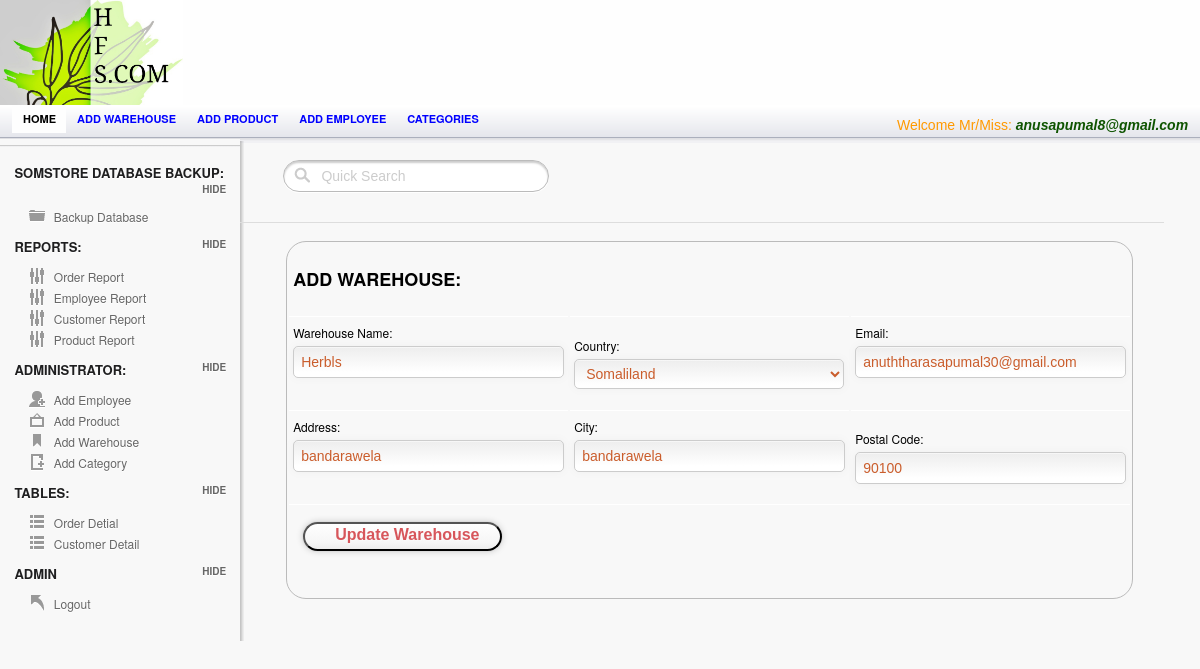
The page /Admin/wareViewUpdate.php?update=7 (signed in) on the database its author committed.
### tables this page shows
CREATE TABLE `employee` (
  `Employee_ID` int(95) NOT NULL AUTO_INCREMENT,
  `Employee_Name` varchar(25) NOT NULL,
  `Username` varchar(25) NOT NULL,
  `Password` varchar(25) NOT NULL,
  `Picture` varchar(255) NOT NULL,
  PRIMARY KEY (`Employee_ID`)
);

CREATE TABLE `warehouse` (
  `Warehouse_ID` int(255) NOT NULL AUTO_INCREMENT,
  `Country` varchar(25) NOT NULL,
  `City` varchar(25) NOT NULL,
  `Address` varchar(55) NOT NULL,
  `PostalCode` varchar(55) NOT NULL,
  `Email` varchar(35) NOT NULL,
  `Warehouse` varchar(55) NOT NULL,
  PRIMARY KEY (`Warehouse_ID`),
  UNIQUE KEY `Email` (`Email`),
  UNIQUE KEY `PostalCode` (`PostalCode`)
);

### session.php (called while the page is built, shortened)
<?php
include('config.php');
$check=$_SESSION['login_username'];
$session=mysqli_query($mysqli, "select Username from employee where Username='$check' ");
$row=mysqli_fetch_array($session);
$login_session=$row['Username'];
?>

### Admin/wareViewUpdate.php (the view, shortened to what this page needs)
<?php
include("../session.php");
include("../config.php");
 ?>
<!doctype html>
<html lang="en">
<head>
	<link rel="stylesheet" href="css/layout.css" type="text/css" media="screen" />
</head>
<body>
<div id="container">
	   <div id="header">
		<div id="logo-banner">
				<div id="logo">
					<a href="index.php"><img src="images/logo.png" alt="" /></a>
				</div>
				<div id="banner">
				</div>
		</div>
		</div>
	<div id="content-wrap">
	<section id="secondary_bar">
               <nav>
                <ul>
                    <li class="selected"><a href="index.php">Home</a></li>
                    <li><a href="add_warehouse.php">Add warehouse</a></li>
                    <li><a href="add_product.php">Add product</a></li>
                    <li><a href="Employee.php">Add employee</a></li>
                    <li><a href="add_category.php">Categories</a></li>
                    <li class="logout"> <span class="check"> <?php echo "Welcome Mr/Miss:   ". "<font color='##fa5400'><i><b>".$login_session."</b></i></font>" ;?> </span></li>
                </ul>
            </nav>
	</section>
<aside id="sidebar" class="column">
		<hr/>
		<h3> SomStore Database Backup:</h3>
		<ul class="toggle">
		    <li class="icn_folder"><a href="Backup.php">Backup Database</a></li>
		</ul>
		<h3>Reports:</h3>
		<ul class="toggle">
		    <li class="icn_settings"><a href="a_report.php" target="_blank">Order Report</a></li>
			<li class="icn_settings"><a href="EmployeeReport.php">Employee Report</a></li>
			<li class="icn_settings"><a href="CustomerReport.php">Customer Report</a></li>
			<li class="icn_settings"><a href="ProductReport.php"> Product Report</a></li>
		</ul>
		<h3>Administrator:</h3>
		<ul class="toggle">
		    <li class="icn_add_user"><a href="Employee.php">Add Employee</a></li>
			<li class="icn_photo"><a href="add_product.php">Add Product</a></li>
			<li class="icn_tags"><a href="add_warehouse.php">Add Warehouse</a></li>
			<li class="icn_new_article"><a href="add_category.php">Add Category</a></li>
		</ul>
        <h3>Tables:</h3>
		<ul class="toggle">
		    <li class="icn_categories"><a href="order.php">Order Detial</a></li>
     		<li class="icn_categories"><a href="customerTable.php">Customer Detail</a></li>
		</ul>
		<h3>Admin</h3>
		<ul class="toggle">
			<li class="icn_jump_back"><a href="../logout.php">Logout</a></li>
		</ul>
	</aside>
	<section id="main" class="column">
<?php
$update=$_GET['update'];
$result = mysqli_query($mysqli,"SELECT * FROM warehouse where Warehouse_ID ='$update'");
?>
<?php if($row = mysqli_fetch_array($result))
  {?>
	<div id="form_wrapper" class="form_wrapper"  >
	<form class="quick_search">
			<input type="text"  value="Quick Search" onfocus="if(!this._haschanged){this.value=''};this._haschanged=true;">
		</form>
		 <table>
					<form class="register active" id="myForm" action="wareUpdate.php"  method="POST">
					<th colspan="3"><h2>ADD WAREHOUSE:</h2> </th>
	<tr>
    <td>
		<label> Warehouse Name:</label>
		<input type="text" name="wname" id="wname"  value="<?php echo $row['Warehouse'];?>"  placeholder="Warehouse Name" required>
	</td>
   <td>
	<label>Country:</label>
		<select name="country" id="select"  value="<?php echo $row['Country'];?>"  placeholder="Select Country" required>
		  <option value="SOM" countrynum="252" selected="">Somaliland</option>
</select>
   </td>
   <td>
		<label>Email:</label>
		<input type="text" name="email" id="email" value="<?php echo $row['Email'];?>"  placeholder="Email" required>
	</td>
   </tr>
   <tr>
    <td>
		<label> Address:</label>
		<input type="text" name="address"  id="address" value="<?php echo $row['Address'];?>"  placeholder="Address" required>
	</td>
   <td>
       		<label> City:</label>
		<input type="text" name="city"  id="city" value="<?php echo $row['City'];?>"  placeholder="City" required>
  </td>
   <td>
	    <label> Postal Code:</label>
	<input type="text" name="pcode"  id="pcode" value="<?php echo $row['PostalCode'];?>"  placeholder="Postal Code" required>
   </td>
   </tr>
   <tr>
						<div class="bottom">
						<td colspan="3">
						<button type="submit"  name="submit"  class="a-btn"><span class="a-btn-text">Update Warehouse </span></button>
						</div>
   </tr>
</form>
					</table>
	</div>
 </div>
      <?php }?>
          </div>
</body>
</html>

### rows shown on the page
employee: Username "anusapumal8@gmail.com"
warehouse: wname "Herbls", country "Somaliland", email "anuththarasapumal30@gmail.com", address "bandarawela", city "bandarawela", pcode "90100"
